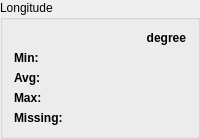
           <widget class="QGroupBox" name="groupBox_22">
            <property name="title">
             <string>Longitude</string>
            </property>
            <layout class="QGridLayout" name="gridLayout_23">
             <item row="2" column="0">
              <widget class="QLabel" name="label_121">
               <property name="font">
                <font>
                 <bold>true</bold>
                </font>
               </property>
               <property name="text">
                <string>Avg:</string>
               </property>
              </widget>
             </item>
             <item row="0" column="0">
              <widget class="QLabel" name="label_122">
               <property name="text">
                <string/>
               </property>
              </widget>
             </item>
             <item row="1" column="1">
              <widget class="QLabel" name="labelLongitudeMin_3">
               <property name="text">
                <string/>
               </property>
               <property name="alignment">
                <set>Qt::AlignRight|Qt::AlignTrailing|Qt::AlignVCenter</set>
               </property>
              </widget>
             </item>
             <item row="3" column="1">
              <widget class="QLabel" name="labelLongitudeMax_3">
               <property name="text">
                <string/>
               </property>
               <property name="alignment">
                <set>Qt::AlignRight|Qt::AlignTrailing|Qt::AlignVCenter</set>
               </property>
              </widget>
             </item>
             <item row="1" column="0">
              <widget class="QLabel" name="label_123">
               <property name="font">
                <font>
                 <bold>true</bold>
                </font>
               </property>
               <property name="text">
                <string>Min:</string>
               </property>
              </widget>
             </item>
             <item row="2" column="1">
              <widget class="QLabel" name="labelLongitudeAvg_3">
               <property name="text">
                <string/>
               </property>
               <property name="alignment">
                <set>Qt::AlignRight|Qt::AlignTrailing|Qt::AlignVCenter</set>
               </property>
              </widget>
             </item>
             <item row="0" column="1">
              <widget class="QLabel" name="label_124">
               <property name="font">
                <font>
                 <bold>true</bold>
                </font>
               </property>
               <property name="text">
                <string>degree</string>
               </property>
               <property name="alignment">
                <set>Qt::AlignRight|Qt::AlignTrailing|Qt::AlignVCenter</set>
               </property>
              </widget>
             </item>
             <item row="3" column="0">
              <widget class="QLabel" name="label_125">
               <property name="font">
                <font>
                 <bold>true</bold>
                </font>
               </property>
               <property name="text">
                <string>Max:</string>
               </property>
              </widget>
             </item>
             <item row="4" column="0">
              <widget class="QLabel" name="label_126">
               <property name="font">
                <font>
                 <bold>true</bold>
                </font>
               </property>
               <property name="text">
                <string>Missing:</string>
               </property>
              </widget>
             </item>
             <item row="4" column="1">
              <widget class="QLabel" name="labelLongitudeMissing_3">
               <property name="text">
                <string/>
               </property>
               <property name="alignment">
                <set>Qt::AlignRight|Qt::AlignTrailing|Qt::AlignVCenter</set>
               </property>
              </widget>
             </item>
            </layout>
           </widget>
